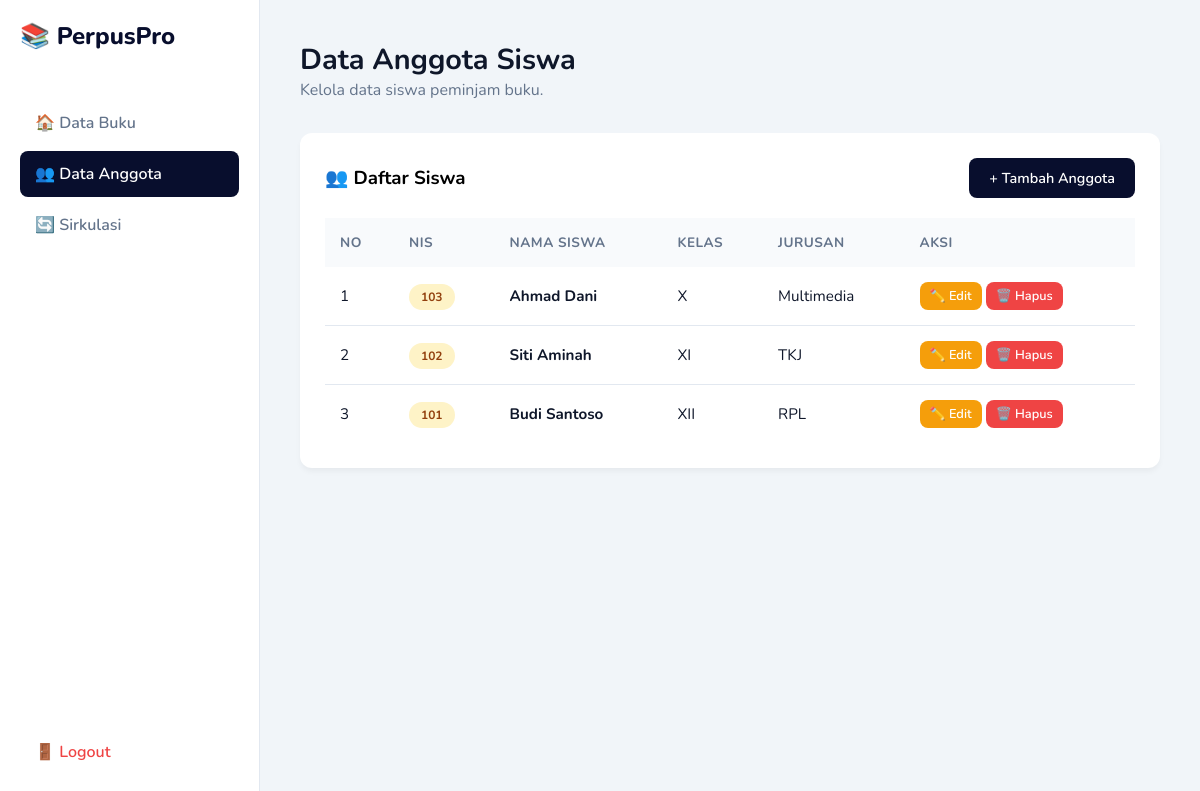
Page /anggota.php (signed in) on the earlier database version.
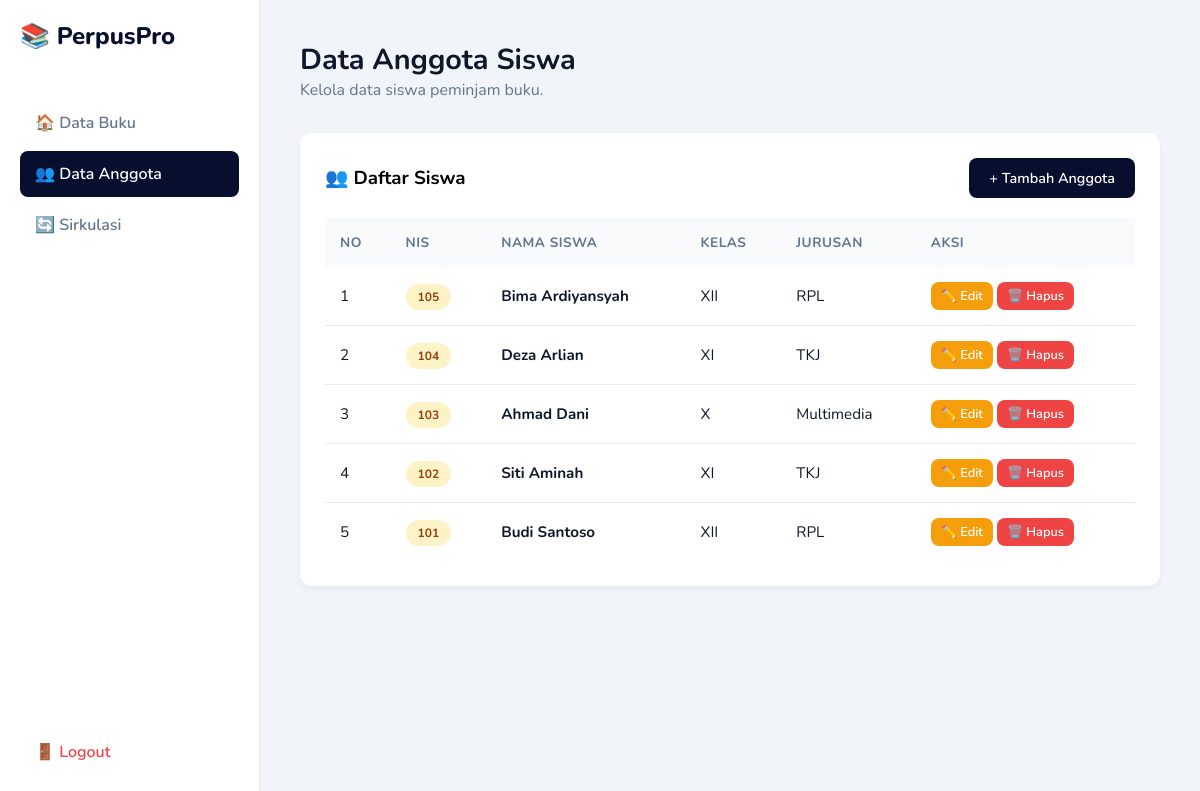
Same page on the later database version.
### tables this page shows
CREATE TABLE `anggota` (
  `id_anggota` int(11) NOT NULL,
  `nis` varchar(20) NOT NULL,
  `nama_siswa` varchar(100) NOT NULL,
  `kelas` varchar(50) NOT NULL,
  `jurusan` varchar(50) NOT NULL
);

### anggota.php (the view, shortened to what this page needs)
<?php
include 'koneksi.php';
?>
<!DOCTYPE html>
<html>
<head><title>Data Anggota</title><link rel="stylesheet" href="style.css"></head>
<body>
    <?php include 'sidebar.php'; ?>
    <div class="main-content">
        <div class="header-title">
            <h2>Data Anggota Siswa</h2>
            <p style="color:var(--text-grey)">Kelola data siswa peminjam buku.</p>
        </div>
        <div class="card">
            <div style="display:flex; justify-content:space-between; align-items:center; margin-bottom:20px;">
                <h3>👥 Daftar Siswa</h3>
                <a href="tambah_anggota.php" class="btn btn-primary">+ Tambah Anggota</a>
            </div>
            <table>
                <thead>
                    <tr>
                        <th>No</th>
                        <th>NIS</th>
                        <th>Nama Siswa</th>
                        <th>Kelas</th>
                        <th>Jurusan</th>
                        <th>Aksi</th>
                    </tr>
                </thead>
                <tbody>
                    <?php
                    $no=1;
                    $q = mysqli_query($koneksi, "SELECT * FROM anggota ORDER BY id_anggota DESC");
                    while($d = mysqli_fetch_array($q)){
                    ?>
                    <tr>
                        <td><?php echo $no++; ?></td>
                        <td><span class="badge bg-soft-yellow"><?php echo htmlspecialchars($d['nis']); ?></span></td>
                        <td style="font-weight:bold"><?php echo htmlspecialchars($d['nama_siswa']); ?></td>
                        <td><?php echo htmlspecialchars($d['kelas']); ?></td>
                        <td><?php echo htmlspecialchars($d['jurusan']); ?></td>
                        <td>
                            <a href="edit_anggota.php?id=<?php echo $d['id_anggota']; ?>" class="btn btn-warning" style="padding:5px 10px; font-size:0.8rem">✏️ Edit</a>
                            <a href="hapus_anggota.php?id=<?php echo $d['id_anggota']; ?>" class="btn btn-danger" style="padding:5px 10px; font-size:0.8rem" onclick="return confirm('Yakin hapus siswa ini? Data peminjaman terkait mungkin akan ikut terhapus/error.')">🗑️ Hapus</a>
                        </td>
                    </tr>
                    <?php } ?>
                </tbody>
            </table>
        </div>
    </div>
</body>
</html>

Differences in the rows shown:
added anggota: nis "105", nama_siswa "Bima Ardiyansyah", kelas "XII", jurusan "RPL"
added anggota: nis "104", nama_siswa "Deza Arlian", kelas "XI", jurusan "TKJ"
